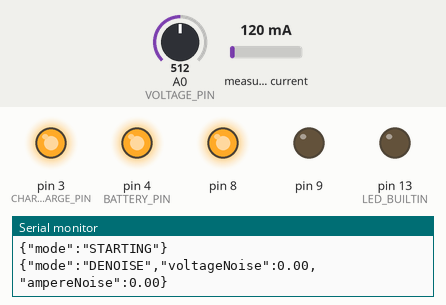
The sketch below on a simulated Arduino Uno, built with avr-gcc and run on an emulated ATmega328P. Shown: output pins drawn as LEDs (lit = HIGH), the last lines printed to the serial monitor. The inputs (shaded band) are chosen by the test bench; at power-on: A0 (VOLTAGE_PIN) = 512, measured current 120 mA.

Above: at 0.1 s.
At 38.8 s:
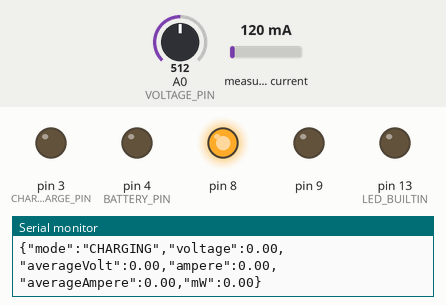
Timing chart, 0 to 40.0 s (numbered marks = the images above):
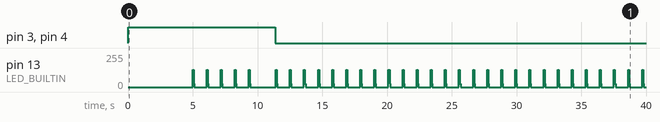

The sketch:

main.ino
```cpp
/*
Notes:

This require an regulated power supply. The power supply must be regulated
to 5V limited to 100mA.

Use 2 relays to control the power supply and the discharge circuit.
the voltmeter is a simple power divider to measure the voltage and
the ammeter is a ACS712 based module.

The discharge circuit can be any type of circuit of your choice.

*/
//------ Ammeter ---------------------------------------------------------------
#include "ACS712.h"
// Arduino UNO has 5.0 volt with a max ADC value of 1023 steps
// ACS712 5A  uses 185 mV per A
// ACS712 20A uses 100 mV per A
// ACS712 30A uses  66 mV per A
// ESP 32 example (requires resistors to step down the logic voltage)
// ACS712  ACS(25, 5.0, 4095, 185);
ACS712 ACS(A1, 5.0, 1023, 66);
const float ACS_ADJUST = 0.9;

//------ Voltmeter --------------------------------------------------------------

float V1 = 4.5;
const float R1 = 996500; // 1M
const float R2 = 99200;  // 100K
const int VOLTAGE_PIN = A0;
float V_ADJUST = 0.82;

//------ Constants and States ---------------------------------------------------

const int MODE_PIN = 2;
const int CHARGE_OR_DISCHARGE_PIN = 3;
const int BATTERY_PIN = 4;
const int NO = LOW;
const int NC = HIGH;
const float ABSOLUTE = 1.0;
const float TOLERANCE = (ABSOLUTE + .5);
const int RESOLUTION = 100;
const int DENOISE_LIMIT = 5;
const bool CHARGE = true;
const bool DISCHARGE = false;
const bool CONNECT = true;
const bool DISCONNECT = false;
enum states
{
  DENOISE,
  CHARGING,
  DISCHARGING,
  FINISHED,
  MEASURE
};
const int MEMORY_SIZE = 60;
int state = DENOISE;
float voltageMem[MEMORY_SIZE];
float currentMem[MEMORY_SIZE];
uint16_t midPoint[DENOISE_LIMIT];
float voltageNoise = 0;
float ampereNoise = 0;
int count = 0;
bool ledState = false;
bool batteryCharged = false;

//------ Functions --------------------------------------------------------------

float maxVoltage() { return V1 / (R2 / (R1 + R2)); }

void blink()
{
  ledState = !ledState;
  digitalWrite(LED_BUILTIN, ledState ? HIGH : LOW);
}

void inputVolts(float voltage)
{
  for (size_t i = 1; i < MEMORY_SIZE; i++)
    voltageMem[i - 1] = voltageMem[i];
  voltageMem[MEMORY_SIZE - 1] = voltage;
}

float getVolts()
{
  float voltage = 0;
  for (size_t i = 0; i < MEMORY_SIZE; i++)
    voltage += voltageMem[i];
  return voltage / MEMORY_SIZE;
}

void inputAmperes(float ampere)
{
  for (size_t i = 1; i < MEMORY_SIZE; i++)
    currentMem[i - 1] = currentMem[i];
  currentMem[MEMORY_SIZE - 1] = ampere;
}

float getAmperes()
{
  float ampere = 0;
  for (size_t i = 0; i < MEMORY_SIZE; i++)
    ampere += currentMem[i];
  return ampere / MEMORY_SIZE;
}

void clearMemory()
{
  for (size_t i = 0; i < MEMORY_SIZE; i++)
  {
    voltageMem[i] = 0;
    currentMem[i] = 0;
  }
  voltageNoise = 0;
  ampereNoise = 0;
}

float volts() { return (analogRead(VOLTAGE_PIN) * (V1 / 1023.0)) / (R2 / (R1 + R2)); }

float getVoltage() { return volts() * V_ADJUST; }

float getAmperage() { return ACS.mA_DC() * ACS_ADJUST; }

void battery(bool connected) { digitalWrite(BATTERY_PIN, connected ? NO : NC); }

void chargeOrDischarge(bool charge) { digitalWrite(CHARGE_OR_DISCHARGE_PIN, charge ? NO : NC); }

void getMeasurement(int resolution, int mode)
{
  float avgV = 0;
  float avgA = 0;
  for (int i = 0; i < resolution; i++)
  {
    blink();
    avgV += getVoltage();
    avgA += getAmperage();
  }
  avgV /= resolution;
  avgA /= resolution;
  if (mode == DENOISE)
  {
    if (avgV > voltageNoise)
      voltageNoise = avgV * TOLERANCE;
    if (avgA > ampereNoise)
      ampereNoise = avgA * TOLERANCE;
  }
  else
  {
    if (avgV < voltageNoise)
      avgV = 0.0;
    inputVolts(avgV);
    if (avgA < ampereNoise)
      avgA = 0.0;
    inputAmperes(avgA);
  }
}

uint16_t getAverageMidPoint()
{
  uint16_t total = 0;
  for (size_t i = 0; i < DENOISE_LIMIT; i++)
  {
    total += midPoint[i];
  }
  return total / DENOISE_LIMIT;
}

String denoise()
{
  if (count < DENOISE_LIMIT * 2)
  {
    if (count == 0)
    {
      battery(DISCONNECT);
      chargeOrDischarge(DISCHARGE);
      clearMemory();
    }
    if (count < DENOISE_LIMIT)
    {
      ACS.autoMidPoint();
      midPoint[count] = ACS.getMidPoint();
    }
    else
    {
      if (count == DENOISE_LIMIT)
        ACS.setMidPoint(getAverageMidPoint());
      getMeasurement(RESOLUTION, DENOISE);
    }
    count++;
  }
  else
  {
    count = 0;
    state = batteryCharged ? DISCHARGING : CHARGING;
  }
  return ",\"voltageNoise\":" + String(voltageNoise) + ",\"ampereNoise\":" + String(ampereNoise, 2);
}

bool batteryWorking()
{
  float volts = getVolts();
  float amps = currentMem[MEMORY_SIZE - 1];
  return ((voltageMem[0] == 0) || (((volts > 2) && (volts < 5)) && (amps > 0)));
}

String charging()
{
  if (batteryWorking())
  {
    chargeOrDischarge(CHARGE);
    battery(CONNECT);
    getMeasurement(RESOLUTION, MEASURE);
  }
  else
  {
    batteryCharged = true;
    state = DENOISE;
  }
  return ",\"voltage\":" + String(voltageMem[MEMORY_SIZE - 1], 2) + ",\"averageVolt\":" + String(getVolts(), 2) + ",\"ampere\":" + String(currentMem[MEMORY_SIZE - 1], 2) + ",\"averageAmpere\":" + String(getAmperes(), 2) + ",\"mW\":" + String(voltageMem[MEMORY_SIZE - 1] * currentMem[MEMORY_SIZE - 1], 2);
}

String discharging()
{
  if (V1 != 4.73)
  {
    V1 = 4.73;
    V_ADJUST = 0.9904;
  }
  if (batteryWorking())
  {
    chargeOrDischarge(DISCHARGE);
    battery(CONNECT);
    getMeasurement(RESOLUTION, MEASURE);
  }
  else
    state = FINISHED;
  return ",\"voltage\":" + String(voltageMem[MEMORY_SIZE - 1], 2) + ",\"averageVolt\":" + String(getVolts(), 2) + ",\"ampere\":" + String(currentMem[MEMORY_SIZE - 1], 2) + ",\"averageAmpere\":" + String(getAmperes(), 2) + ",\"mW\":" + String(voltageMem[MEMORY_SIZE - 1] * currentMem[MEMORY_SIZE - 1], 2);
}

void finished()
{
  if (count < 5)
  {
    count++;
    battery(DISCONNECT);
    chargeOrDischarge(DISCHARGE);
    delay(1000);
  }
  else
    delay(32767);
}

//------ Main ------------------------------------------------------------------

void setup()
{
  clearMemory();
  Serial.begin(115200);
  Serial.println("{\"mode\":\"STARTING\"}");
  ACS.autoMidPoint();
  pinMode(LED_BUILTIN, OUTPUT);
  pinMode(CHARGE_OR_DISCHARGE_PIN, OUTPUT);
  pinMode(BATTERY_PIN, OUTPUT);
  pinMode(8, OUTPUT);
  digitalWrite(8, HIGH);
  pinMode(9, OUTPUT);
  digitalWrite(9, LOW);
}

void loop()
{
  String message = "{\"mode\":\"";
  switch (state)
  {
  case DENOISE:
    message += "DENOISE\"" + denoise() + "}";
    break;
  case CHARGING:
    message += "CHARGING\"" + charging() + "}";
    break;
  case DISCHARGING:
    message += "DISCHARGING\"" + discharging() + "}";
    break;
  case FINISHED:
    finished();
    message += "FINISHED\"}";
    break;
  default:
    break;
  }
  Serial.println(message);
  delay(990);
}
```

Measured:
- by itself, pin 3 (CHARGE_OR_DISCHARGE_PIN), pin 4 (BATTERY_PIN): LOW → HIGH at 0.00 s, → LOW 11.4 s later
